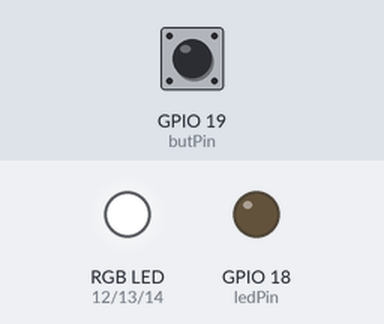
Recording of a sketch running on a simulated ESP32. On the bench: an RGB LED mixed from three pins (HIGH = lit), output pins drawn as LEDs (lit = HIGH). The test bench sets the inputs (shaded band); at power-on: GPIO 19 (butPin) LOW. Nothing arrives over Bluetooth unless stated; what the sketch prints to the serial monitor is not drawn.

Above: at 1.2 s.
1.3 s: GPIO 19 (butPin) pulled HIGH for 0.15 s
At 1.9 s:
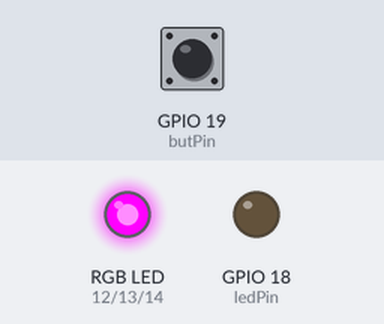
3.0 s: GPIO 19 (butPin) pulled HIGH for 1 s
At 4.4 s:
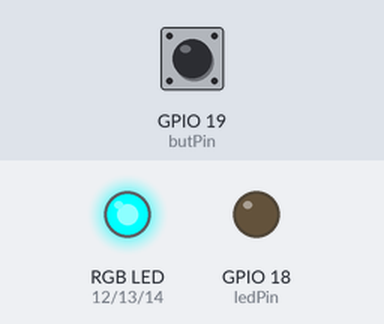
5.5 s: GPIO 19 (butPin) pulled HIGH for 0.15 s
At 6.2 s:
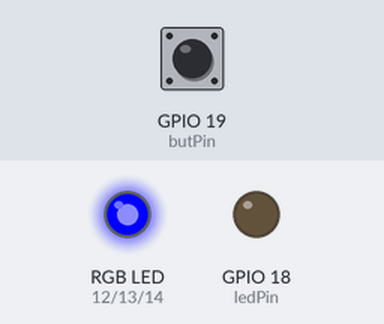
7.2 s: GPIO 19 (butPin) pulled HIGH for 3.2 s
At 11.7 s:
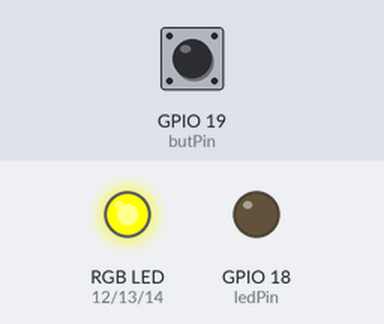
13.4 s: GPIO 19 (butPin) pulled HIGH for 0.15 s
At 14.7 s:
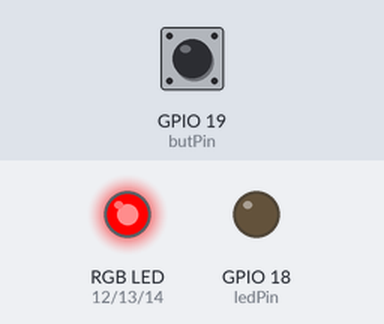
Timing chart, 0 to 16.1 s (numbered marks = the images above; inputs shaded):
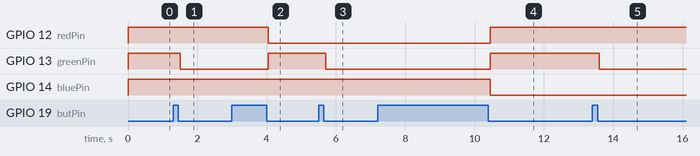

Measured:
- after the input at 1.3 s, GPIO 13 (greenPin): HIGH → LOW after 0.20 s
- after the input at 3.0 s, GPIO 12 (redPin): HIGH → LOW after 1.1 s; GPIO 13 (greenPin): LOW → HIGH after 1.1 s
- after the input at 5.5 s, GPIO 13 (greenPin): HIGH → LOW after 0.20 s
- after the input at 7.2 s, GPIO 12 (redPin), GPIO 13 (greenPin): LOW → HIGH after 3.3 s; GPIO 14 (bluePin): HIGH → LOW after 3.3 s
- after the input at 13.4 s, GPIO 13 (greenPin): HIGH → LOW after 0.20 s

The sketch:

esp32_bt.ino
```cpp
#include <BluetoothSerial.h>

#if !defined(CONFIG_BT_ENABLED) || !defined(CONFIG_BLUEDROID_ENABLED)
#error Bluetooth is not enabled!
#endif

BluetoothSerial BTlink;

const byte ledPin = 18;
const byte butPin = 19;

bool pushed = 0;
bool button = 0;
bool buttonLast = 0;
unsigned long butStartTime = 0;
unsigned long butDelay = 50;  // [ms]

unsigned long ledStartTime = 0;
unsigned long ledPeriod = 400; // [ms]
bool flashing = 0;

byte stage = 0;

const byte redPin = 12;
const byte greenPin = 13;
const byte bluePin = 14;


void setup() {

  pinMode(butPin, INPUT);
  pinMode(ledPin, OUTPUT);
  digitalWrite(ledPin, LOW);

  Serial.begin(115200);
  BTlink.begin("ESP32 bracelet");

  Serial.println("esp32_bt");

  pinMode(redPin,   OUTPUT);
  pinMode(greenPin, OUTPUT);
  pinMode(bluePin,  OUTPUT);

  digitalWrite(redPin,   HIGH);
  digitalWrite(greenPin, HIGH);
  digitalWrite(bluePin,  HIGH);
}

void loop() {

  bool buttonRead = digitalRead(butPin);
  if (buttonRead != buttonLast)
  {
    butStartTime = millis();
  }

  if ((millis() - butStartTime) > butDelay)
  {
    if (buttonRead != button)
    {
      button = buttonRead;

      if (button) {pushed = 1;}
      if (pushed && !button) // pushed and released
      {
        pushed = 0;

        do_stage();
      }
    }
  }
  buttonLast = buttonRead;

  if (Serial.available() > 0)
  {
    while (Serial.available() > 0)
    {
      BTlink.write(Serial.read());
    }
    BTlink.write('\n');
  }

  if (BTlink.available() > 0)
  {
    String command;
    while (BTlink.available() > 0)
    {
      char inChar = BTlink.read();
      command += (char)inChar;
    }
    Serial.println(command);
    do_command(command);
  }

}

void do_command(String command)
{
  if      (command == "red"  )  {set_rgb(2);}
  else if (command == "green")  {set_rgb(1);}
  else if (command == "blue" )  {set_rgb(4);}
  else if (command == "off"  )  {set_rgb(0);}
  else if (command == "magenta"){set_rgb(6);}
  else if (command == "yellow" ){set_rgb(3);}
  else if (command == "white"  ){set_rgb(7);}
  else if (command == "+") {do_stage();}
}

void set_rgb(byte inStage)
{
  if (bitRead(inStage, 1)) digitalWrite(redPin, LOW);
  else digitalWrite(redPin, HIGH);
  if (bitRead(inStage, 0)) digitalWrite(greenPin, LOW);
  else digitalWrite(greenPin, HIGH);
  if (bitRead(inStage, 2)) digitalWrite(bluePin, LOW);
  else digitalWrite(bluePin, HIGH);
}

void do_stage()
{
  stage++;
  if (stage > 7) stage = 0;

  set_rgb(stage);

  BTlink.print("b: ");
  BTlink.print(bitRead(stage, 2));
  BTlink.print(bitRead(stage, 1));
  BTlink.print(bitRead(stage, 0));
  BTlink.print('\n');
}
```
